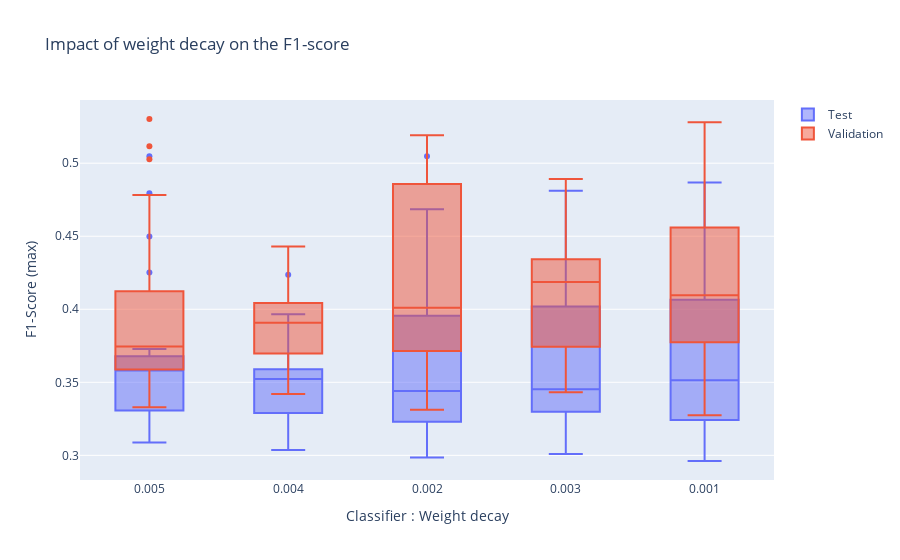

Source (notebook cell):
### Markdown cell above
### Weight decay NEEDS TO BE REMADE WITH  LESS VALUES

### Code cell
fig = go.Figure(layout = {
   "xaxis":{
       "domain" : [0,1],
       "type" : "category",
        "categoryorder" : "median ascending",
       "title" : "Classifier : Weight decay"
    },
   "yaxis":{"title" : "F1-Score (max)"},
   "title" : {"text" : "Impact of weight decay on the F1-score"},
})
fig.add_trace( go.Box(
                x = results["model_train_classifier_weight_decay"], 
                y = results["test_f1_max"],
                xaxis='x',
                name = "Test"
))
fig.add_trace( go.Box(
                x = results["model_train_classifier_weight_decay"], 
                y = results["valid_f1_max"],
                xaxis='x',
                name = "Validation"
))

# fig.add_trace( go.Box(
#                 x = results["model_train_classifier_learning_rate"], 
#                 y = results["train_f1_max"],
#                 xaxis='x',
#                 name = "Train"
# ))
fig
